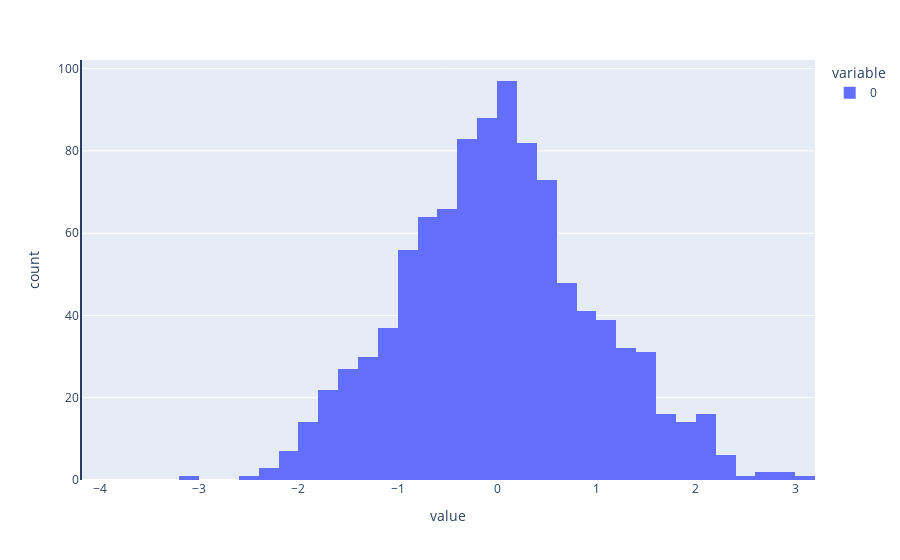

Write notebook code for a chart like this one.
### Code cell
fig = px.histogram(t_boot)
fig.add_vline(x=t_obs)
# ==> reject

### Figure 1 — Plotly figure (JSON) as saved in the notebook; plotly's stock layout.template omitted (floating-point values rounded to 4 significant figures; data arrays with more than 128 entries replaced by an {"elided": "..."} marker saying what was removed)
{"data": [{"alignmentgroup": "True", "bingroup": "x", "hovertemplate": "variable=0<br>value=%{x}<br>count=%{y}<extra></extra>", "legendgroup": "0", "marker": {"color": "#636efa", "pattern": {"shape": ""}}, "name": "0", "offsetgroup": "0", "orientation": "v", "showlegend": true, "type": "histogram", "x": {"elided": "1000 float values"}, "xaxis": "x", "yaxis": "y"}], "layout": {"barmode": "relative", "legend": {"title": {"text": "variable"}, "tracegroupgap": 0}, "margin": {"t": 60}, "shapes": [{"type": "line", "x0": -4.188, "x1": -4.188, "xref": "x", "y0": 0, "y1": 1, "yref": "y domain"}], "xaxis": {"anchor": "y", "domain": [0, 1], "title": {"text": "value"}}, "yaxis": {"anchor": "x", "domain": [0, 1], "title": {"text": "count"}}}}
